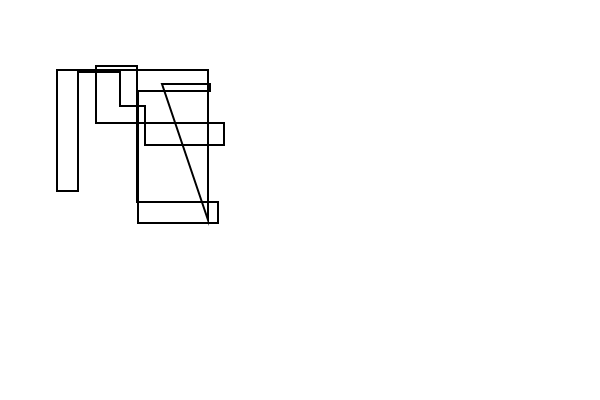
Frame 1 (no input)
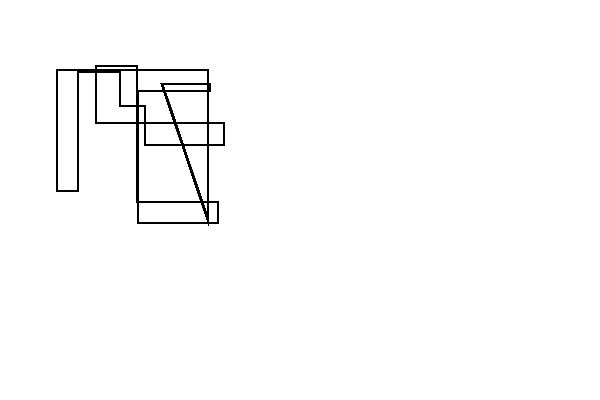
Frame 60 (no input)
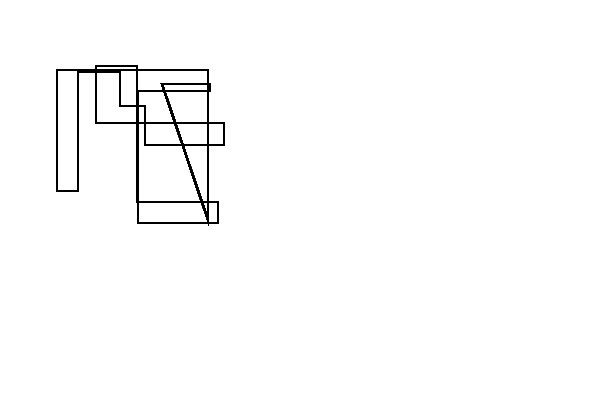
Frame 120 (the mouse pressed at the canvas centre since frame 60)

The p5.js sketch that drew these frames (run headless with seeded random() and noise() and a simulated clock; from frame 60 on, the mouse is pressed at the canvas centre):

// p5.js sketch
// ── sketch.js
var x = 50;
var y = 50;
var SIDE = 220;

var my_shape = {
  x_pos: x,
  y_pos: y,
  s: SIDE * 0.8,
  // arrays of coordinates
  x_list: [],
  y_list: [],
  random_x: function() {
    var new_x = parseInt(this.x_pos + Math.random() * (this.s - 0));
    return parseInt(new_x);
  },
  random_y: function() {
    var new_y = parseInt(this.y_pos + Math.random() * (this.s - 0));
    return parseInt(new_y);
  },
  coordinates: function(x, y) {
    //12 needed to generate 23 movements, as always one stays the same when moving orthogonally.
    for (i = 0; i < 12; i++) {
      this.x_list.push(this.random_x())
      this.y_list.push(this.random_y())
    }
  },
  draw_shape: function() {
    //Punkte im Figurquadrat
    this.coordinates(this.x_pos, this.y_pos);
    beginShape();
    // irgendwo beginnend
    // Falls Berührungspunkte zwischen den Figurquadraten vermieden werden sollen, muss SIDE mit 0.9 oder 0.8 multipliziert werden
    vertex(this.x_list[0], this.y_list[0]);
    for (i = 1; i < 12; i++) {
      // move vertically
      vertex(this.x_list[i - 1], this.y_list[i]);
        // move horizontally
      vertex(this.x_list[i], this.y_list[i]);
    }
    endShape(CLOSE)
  },
};

function setup() {
  createCanvas(600, 400);
  noFill();
  stroke(0);
  strokeWeight(2);
}

function draw() {
  my_shape.draw_shape();
}
